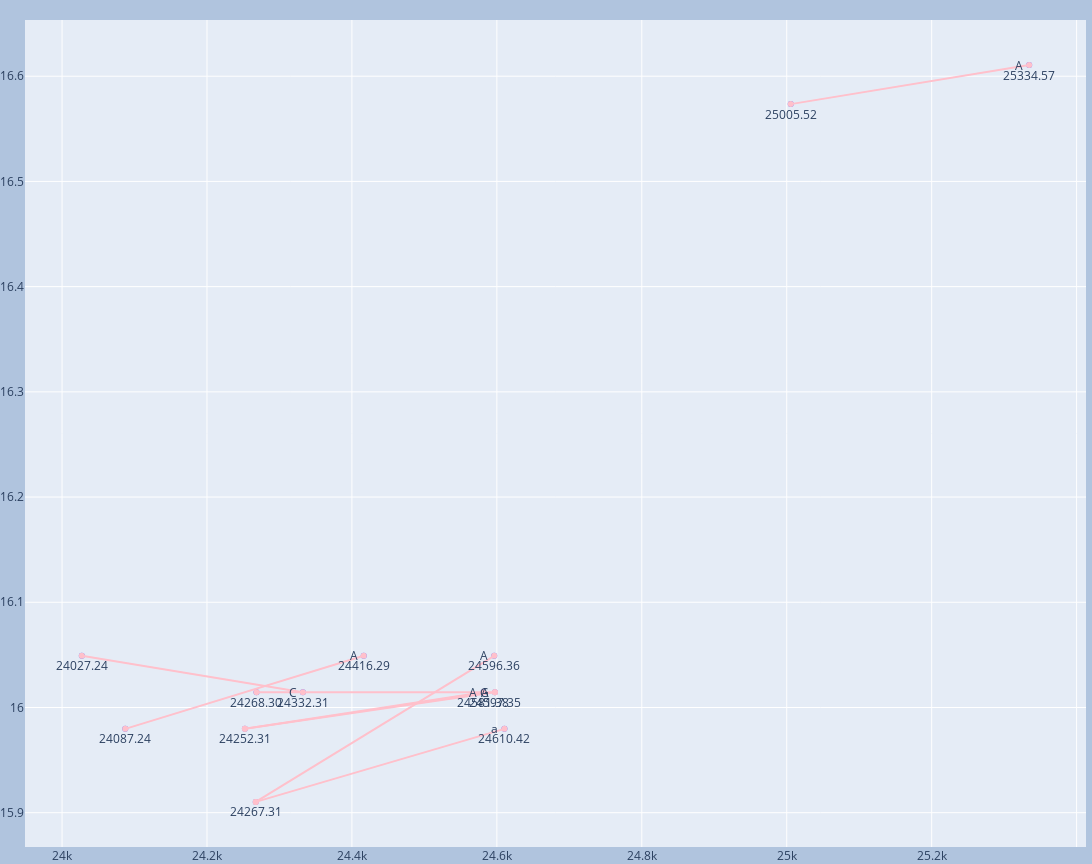

The notebook cell saved with this chart:
### Code cell
plotly_basecalling(*bcr)

### Figure 1 — Plotly figure (JSON) as saved in the notebook; plotly's stock layout.template omitted (floating-point values rounded to 4 significant figures)
{"data": [{"mode": "markers", "type": "scatter", "x": [24030.0, 24090.0, 24250.0, 24270.0, 24270.0, 24330.0, 24420.0, 24580.0, 24600.0, 24600.0, 24610.0, 25010.0, 25330.0], "y": [16.05, 15.98, 15.98, 15.91, 16.01, 16.01, 16.05, 16.01, 16.05, 16.01, 15.98, 16.57, 16.61]}, {"line": {"color": "pink"}, "mode": "lines+markers", "name": "C", "type": "scatter", "x": [24030.0, 24330.0], "y": [16.05, 16.01]}, {"line": {"color": "pink"}, "mode": "lines+markers", "name": "A", "type": "scatter", "x": [24090.0, 24420.0], "y": [15.98, 16.05]}, {"line": {"color": "pink"}, "mode": "lines+markers", "name": "A", "type": "scatter", "x": [24250.0, 24580.0], "y": [15.98, 16.01]}, {"line": {"color": "pink"}, "mode": "lines+markers", "name": "A", "type": "scatter", "x": [24270.0, 24600.0], "y": [15.91, 16.05]}, {"line": {"color": "pink"}, "mode": "lines+markers", "name": "A", "type": "scatter", "x": [24270.0, 24600.0], "y": [16.01, 16.01]}, {"line": {"color": "pink"}, "mode": "lines+markers", "name": "A", "type": "scatter", "x": [25010.0, 25330.0], "y": [16.57, 16.61]}, {"line": {"color": "pink"}, "mode": "lines+markers", "name": "G", "type": "scatter", "x": [24250.0, 24600.0], "y": [15.98, 16.01]}, {"line": {"color": "pink"}, "mode": "lines+markers", "name": "a", "type": "scatter", "x": [24270.0, 24610.0], "y": [15.91, 15.98]}], "layout": {"annotations": [{"arrowhead": 1, "showarrow": false, "text": "24027.24", "x": 24030.0, "y": 16.05, "yshift": -10}, {"arrowhead": 1, "showarrow": false, "text": "24087.24", "x": 24090.0, "y": 15.98, "yshift": -10}, {"arrowhead": 1, "showarrow": false, "text": "24252.31", "x": 24250.0, "y": 15.98, "yshift": -10}, {"arrowhead": 1, "showarrow": false, "text": "24267.31", "x": 24270.0, "y": 15.91, "yshift": -10}, {"arrowhead": 1, "showarrow": false, "text": "24268.30", "x": 24270.0, "y": 16.01, "yshift": -10}, {"arrowhead": 1, "showarrow": false, "text": "24332.31", "x": 24330.0, "y": 16.01, "yshift": -10}, {"arrowhead": 1, "showarrow": false, "text": "24416.29", "x": 24420.0, "y": 16.05, "yshift": -10}, {"arrowhead": 1, "showarrow": false, "text": "24581.38", "x": 24580.0, "y": 16.01, "yshift": -10}, {"arrowhead": 1, "showarrow": false, "text": "24596.36", "x": 24600.0, "y": 16.05, "yshift": -10}, {"arrowhead": 1, "showarrow": false, "text": "24597.35", "x": 24600.0, "y": 16.01, "yshift": -10}, {"arrowhead": 1, "showarrow": false, "text": "24610.42", "x": 24610.0, "y": 15.98, "yshift": -10}, {"arrowhead": 1, "showarrow": false, "text": "25005.52", "x": 25010.0, "y": 16.57, "yshift": -10}, {"arrowhead": 1, "showarrow": false, "text": "25334.57", "x": 25330.0, "y": 16.61, "yshift": -10}, {"arrowhead": 1, "showarrow": false, "text": "C", "x": 24330.0, "xshift": -10, "y": 16.01}, {"arrowhead": 1, "showarrow": false, "text": "A", "x": 24420.0, "xshift": -10, "y": 16.05}, {"arrowhead": 1, "showarrow": false, "text": "A", "x": 24580.0, "xshift": -10, "y": 16.01}, {"arrowhead": 1, "showarrow": false, "text": "A", "x": 24600.0, "xshift": -10, "y": 16.05}, {"arrowhead": 1, "showarrow": false, "text": "A", "x": 24600.0, "xshift": -10, "y": 16.01}, {"arrowhead": 1, "showarrow": false, "text": "A", "x": 25330.0, "xshift": -10, "y": 16.61}, {"arrowhead": 1, "showarrow": false, "text": "G", "x": 24600.0, "xshift": -10, "y": 16.01}, {"arrowhead": 1, "showarrow": false, "text": "a", "x": 24610.0, "xshift": -10, "y": 15.98}], "height": 864, "margin": {"b": 0, "l": 0, "r": 0, "t": 20}, "paper_bgcolor": "LightSteelBlue", "showlegend": false, "width": 1152}}
